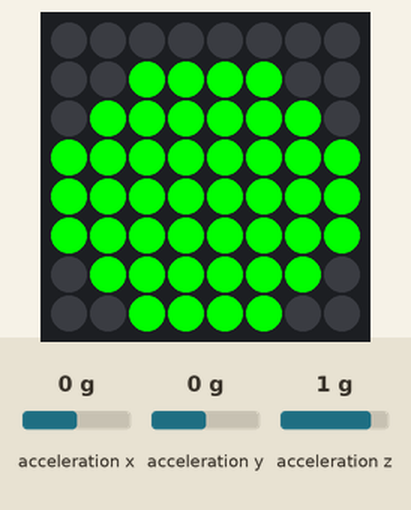
This program was run on a simulated Raspberry Pi (BCM pin numbers) with a Sense HAT. On the bench: the Sense HAT's 8×8 RGB LED matrix. The test bench sets the inputs (shaded band); at power-on: acceleration x 0 g, acceleration y 0 g, acceleration z 1 g. The camera gives no picture and a still takes 0.5 s; each call to the cloud database takes 0.3 s, and an entry nobody has set reads as its off value or as empty; the clock reads 2024-03-15 10:24:30 at power-on unless the program sets it.

Above: at 0.4 s.
At 15.4 s:
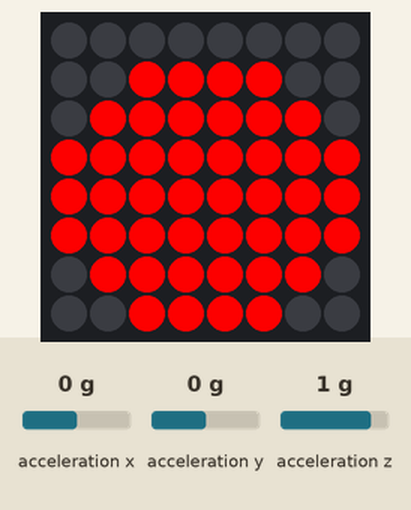
At 35.3 s:
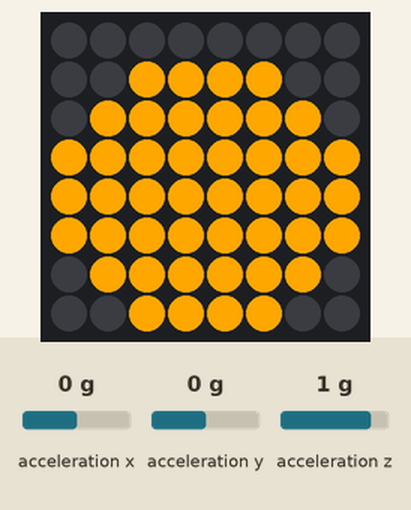

Measured:
- what the display in image 0 shows lasts 10.0 s, from 0.3 s to 10.3 s
- what the display in image 1 shows lasts 10.3 s, from 15.3 s to 25.6 s

The program:

lightControl.py
```python
from sense_hat import SenseHat
import time
import storeFileFB
import captureImage

lightDuration = 10

sense = SenseHat()
sense.clear()
green = (0, 255, 0)
red = (255,0,0)
orange = (255, 165, 0)
circleColour = green
startTime = time.time()


# Function to draw the traffic light on the sensehat

def draw_traffic_light(circleColour=(255, 0, 0)):
   circle = [
      0, 0, 0, 0, 0, 0, 0, 0,
      0, 0, 1, 1, 1, 1, 0, 0,
      0, 1, 1, 1, 1, 1, 1, 0,
      1, 1, 1, 1, 1, 1, 1, 1,
      1, 1, 1, 1, 1, 1, 1, 1,
      1, 1, 1, 1, 1, 1, 1, 1,
      0, 1, 1, 1, 1, 1, 1, 0,
      0, 0, 1, 1, 1, 1, 0, 0
   ]

   sense.set_pixels([circleColour if pixel == 1 else (0, 0, 0) for pixel in circle])


def trafficLight():
    global startTime
    global circleColour

    currentTime = time.time()
    #calculate time in loop by subtracting time when script starts from the time it is now
    timeElapsed = currentTime - startTime
    #total time the loop takes
    totalLoopDuration = lightDuration * 2.5

    if timeElapsed > totalLoopDuration:
       #get new current time and add the time loop took to the start time
       currentTime = time.time()
       startTime = startTime + totalLoopDuration

    if timeElapsed <= totalLoopDuration:

       if timeElapsed <= lightDuration:
          #update redlight boolean in firebase to false
          storeFileFB.update_firebase_red_light_boolean(False)
          #set traffic light colour to green and draw it
          circleColour = green
          draw_traffic_light(green)

       elif timeElapsed > lightDuration and timeElapsed <= lightDuration + lightDuration / 2:
          circleColour = orange
          draw_traffic_light(orange)

       elif timeElapsed > (lightDuration + lightDuration / 2) and timeElapsed <= totalLoopDuration:
        #update redlight boolean to true to use in the detectMovement script
        storeFileFB.update_firebase_red_light_boolean(True)
        circleColour = red
        draw_traffic_light(red)
        #function will take picture if movement is detected
        captureImage.takePicture()


if __name__ == "__main__":
  while True:
     trafficLight()
```

storeFileFB.py
```python
import firebase_admin
from firebase_admin import credentials, firestore, storage, db
import os

cred=credentials.Certificate('serviceAccountKey.json')
firebase_admin.initialize_app(cred, {
    'storageBucket': 'iot-project-compsci.appspot.com',
    'databaseURL': 'https://iot-project-compsci-default-rtdb.europe-west1.firebasedatabase.app/'
})

bucket = storage.bucket()

ref = db.reference('/')
home_ref = ref.child('file')
def store_file(fileLoc):

    filename=os.path.basename(fileLoc)

    # Store File in FB Bucket
    blob = bucket.blob(filename)
    outfile=fileLoc
    blob.upload_from_filename(outfile)
    print(blob.public_url)

def push_db(fileLoc, time):

  filename=os.path.basename(fileLoc)

  # Push file reference to image in Realtime DB
  home_ref.push({
      'image': filename,
      'timestamp': time}
  )

#update boolean to track if red light is active or not
def update_firebase_red_light_boolean(value):
    ref = db.reference("/red_light_value")
    ref.set(value)

#read value of boolean in firebase
def read_firebase_boolean(path):
    ref = db.reference(path)
    boolean_value = ref.get(path)
    return boolean_value

if __name__ == "__main__":
 update_firebase_red_light_boolean(True)
```

captureImage.py
```python
import datetime
import storeFileFB
from picamera2 import Picamera2
import detectMovement
import time

#Picamera module wouldn't work for me, I researched and found
#that I need to use Picamera2
camera = Picamera2()
frame = 1

#https://www.tomshardware.com/how-to/use-picamera2-take-photos-with-raspberry-pi
def configure_camera():
      camera_config = camera.create_still_configuration(main={"size": (1920, 1080)}, lores={"size": (640, 480)}, display="lores")
      camera.configure(camera_config)

      configure_camera()

def takePicture():
    global frame
    trafficViolation = detectMovement.detect_movement_on_red_light()
    while trafficViolation:
            camera.start()
            time.sleep(2)
            fileLoc = f'./images/frame{frame}.jpg'
            currentTime = datetime.datetime.now().strftime("%d/%m/%Y %H:%M:%S")
            camera.capture_file(fileLoc)
            print(f'frame {frame} taken at {currentTime}')
            storeFileFB.store_file(fileLoc)
            storeFileFB.push_db(fileLoc, currentTime)
            print('Image stored and location pushed to db')
            camera.stop()
            frame += 1
            trafficViolation = False
            time.sleep(2)

if __name__ == "__main__":
    takePicture()


        
```

detectMovement.py
```python
from sense_hat import SenseHat
import storeFileFB
sense = SenseHat()
traffic_violation = False

def detect_movement_on_red_light():
        global traffic_violation
        redLight = storeFileFB.read_firebase_boolean("/red_light_value")
            #https://sense-hat.readthedocs.io/en/latest/api/
            #https://github.com/raspberrypilearning/getting-started-with-the-sense-hat/blob/master/worksheet3.md
            #https://github.com/astro-pi/python-sense-hat/blob/master/docs/api.md
        acceleration = sense.get_accelerometer_raw()
        x, y, z = acceleration['x'], acceleration['y'], acceleration['z']

            # Check if the movement along the x axis changes
        if x > 0.1 and redLight:
                print("Driver broke red light!")
                traffic_violation = True

                return traffic_violation


if __name__ == "__main__":
    detect_movement_on_red_light()
```
